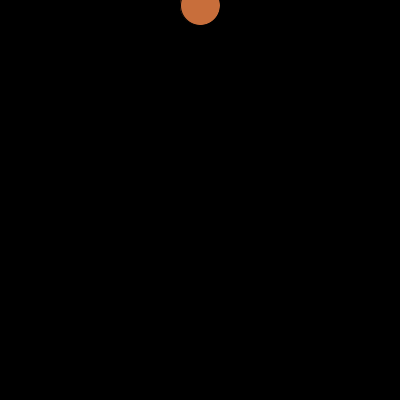
Frame 1 (no input)
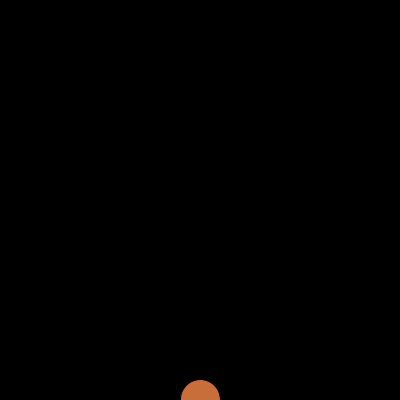
Frame 60 (the mouse pressed at the canvas centre just before this capture)
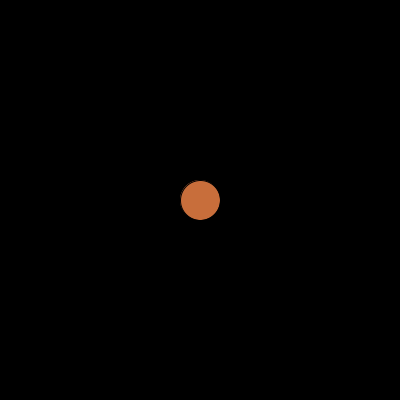
Frame 120 (the mouse held since frame 60 and released just before this capture)

The Processing sketch that drew these frames (run headless with seeded random() and noise(); from frame 60 on, the mouse is pressed at the canvas centre):

// Processing sketch: processing_51510
// ── processing_51510.pde


float m = 3; //mass
float b = .4; //fluid resistance constant
float g = 9.8; //acceleration due to gravity
float a = 0; //initial acceleration value
float v = 100; // initial y velocity (downwards is positive)
float y = 0; //initial y-position
float k = 1.5; //spring constant

int oldY = 0;
float dt = 0.05; //time-step - DO NOT CHANGE!
void setup(){
  
size(400,400);
background(0);
smooth();

}

void draw(){
 
 int vy = mouseY - oldY;
  if(mousePressed){
    y = mouseY;
    v = vy;
  }
background(0);
a = (g - (b/m)*v-(k/m)*(y-200));
v = v + a*dt;
y = y + v*dt;
fill(200,110,59);
ellipse(200,y,40,40);
oldY = mouseY;  
}
                
